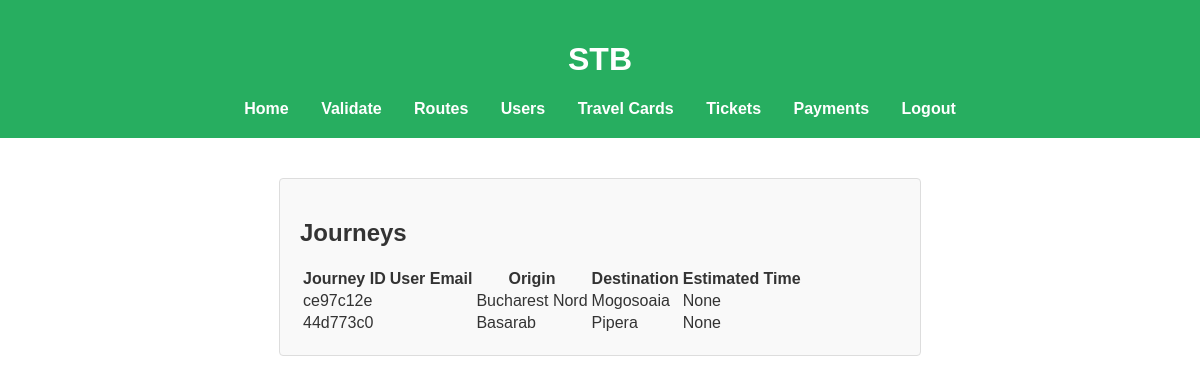
/admin/journeys (signed in), run on the app's committed database.
### app.py (models this page shows)
class Journey(db.Model):
    journeyId = db.Column(db.String(50), primary_key=True)
    origin = db.Column(db.String(100), nullable=False)
    destination = db.Column(db.String(100), nullable=False)
    estimatedTime = db.Column(db.String(50))
    user_id = db.Column(db.String(50), db.ForeignKey('user.userId'))
    active = db.Column(db.Boolean, default=True)
    route_id = db.Column(db.String(50))

### app.py (the view)
@app.route('/admin/journeys')
def admin_journeys():
    if 'user_id' not in session or not session.get('is_admin'):
        return redirect(url_for('admin_login'))
    journeys = Journey.query.all()
    return render_template('admin_journeys.html', journeys=journeys)

### templates/admin_journeys.html (shortened to what this page needs)
{% extends "base.html" %}
{% block content %}
  <h2>Journeys</h2>
  <table>
    <tr>
      <th>Journey ID</th>
      <th>User Email</th>
      <th>Origin</th>
      <th>Destination</th>
      <th>Estimated Time</th>
    </tr>
    {% for journey in journeys %}
      <tr>
        <td>{{ journey.journeyId }}</td>
        <td>
          {% set user = users|selectattr('userId', 'equalto', journey.user_id)|first %}
        </td>
        <td>{{ journey.origin }}</td>
        <td>{{ journey.destination }}</td>
        <td>{{ journey.estimatedTime }}</td>
      </tr>
    {% endfor %}
  </table>
{% endblock %}

### static/css/style.css (style rules this page uses)
body { font-family: Arial, sans-serif; background-color: #ffffff; color: #333; margin: 0; padding: 0; }

### data on the page
Journey: journeyId "ce97c12e", origin "Bucharest Nord", destination "Mogosoaia", estimatedTime "None"
Journey: journeyId "44d773c0", origin "Basarab", destination "Pipera", estimatedTime "None"
